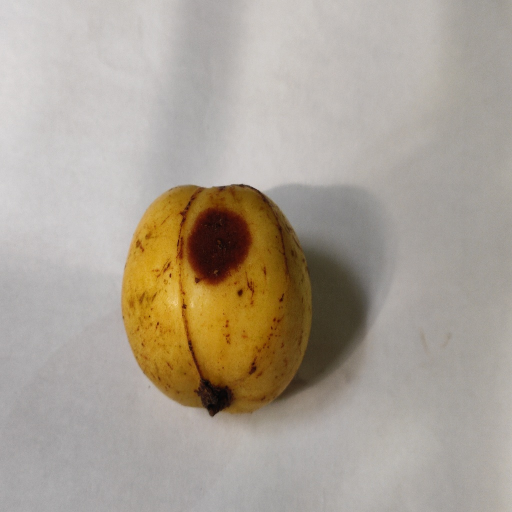
#> input picture BalancedDataset/Guava/Defect/Guava_Defect_001.jpg, 1024 x 1024 px (shown at 1/2 size); its folder holds only this picture in this run
$ python damage_percentage.py
#> lines starting #> are read from the running program, lines starting #| are printed output that depends on the picture; after the words box and inside, x2 and y2 are one past the last pixel; in counts of white or black regions, pixels touching at a corner belong together
### src/blemish_detection/fruit_mask.py
import cv2
import numpy as np


def create_banana_mask(image):
    hsv = cv2.cvtColor(
        image,
        cv2.COLOR_BGR2HSV
    )

    lower_banana = np.array([0, 30, 15])
    upper_banana = np.array([50, 255, 255])

    banana_mask = cv2.inRange(
        hsv,
        lower_banana,
        upper_banana
    )

    return banana_mask

### src/blemish_detection/colour_segmentation.py
import cv2
import numpy as np


def colour_segmentation(image, banana_mask):
    hsv = cv2.cvtColor(
        image,
        cv2.COLOR_BGR2HSV
    )

    lower_blemish = np.array([0, 120, 15])
    upper_blemish = np.array([19, 255, 145])

    colour_mask = cv2.inRange(
        hsv,
        lower_blemish,
        upper_blemish
    )

    blemish_mask = cv2.bitwise_and(
        colour_mask,
        banana_mask
    )

    return blemish_mask

### src/blemish_detection/damage_percentage.py
import cv2
import numpy as np
from pathlib import Path

from fruit_mask import create_banana_mask
from otsu import otsu_segmentation
from morphology import morphological_enhancement
from colour_segmentation import colour_segmentation


PROJECT_ROOT = Path(__file__).resolve().parents[2]

image_folder = (
    PROJECT_ROOT
    / "data"
    / "quality"
    / "defect"
)

image_files = (
    list(image_folder.glob("*.jpg"))
    + list(image_folder.glob("*.jpeg"))
    + list(image_folder.glob("*.png"))
)

if not image_files:
    print("No images found.")
    exit()


def calculate_damage_percentage(image):

    # 1. Detect visible banana surface
    banana_mask = create_banana_mask(image)

    # 2. Detect blemishes using the method with
    #    lowest percentage-estimation MAE
    blemish_mask = colour_segmentation(
        image,
        banana_mask
    )

    # Ensure detected blemishes remain inside fruit ROI
    blemish_mask = cv2.bitwise_and(
        blemish_mask,
        banana_mask
    )

    # 3. Count visible fruit pixels
    fruit_pixels = cv2.countNonZero(
        banana_mask
    )

    # 4. Count detected blemish pixels
    blemish_pixels = cv2.countNonZero(
        blemish_mask
    )

    # 5. Calculate visible blemish percentage
    if fruit_pixels == 0:
        blemish_percentage = 0.0
    else:
        blemish_percentage = (
            blemish_pixels / fruit_pixels
        ) * 100

    return (
        blemish_percentage,
        fruit_pixels,
        blemish_pixels,
        banana_mask,
        blemish_mask
    )


# ---------------------------------------
# Test using first image
# ---------------------------------------

image_path = image_files[0]

image = cv2.imread(
    str(image_path)
)
#> image is the input picture: shape (1024, 1024, 3); mean B, G, R 148.9, 161.5, 170.8

if image is None:
    print("Could not load image.")
    exit()

image = cv2.resize(
    image,
    (600, 600)
)
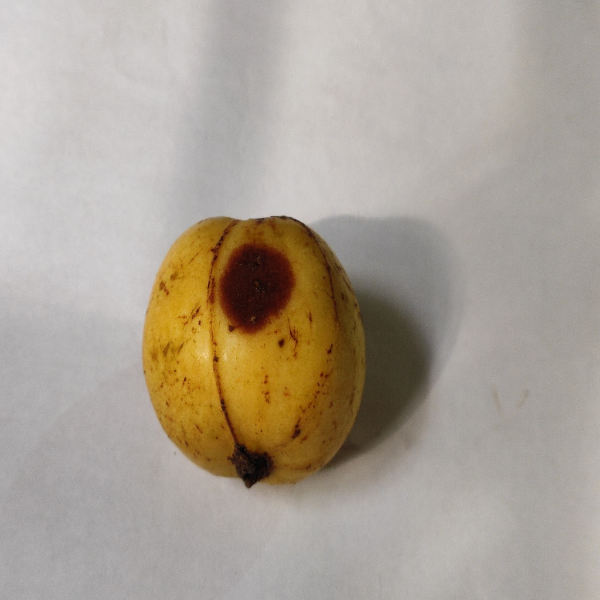
#> image: shape (600, 600, 3); mean B, G, R 148.7, 161.4, 170.7


(
    damage_percentage,
    fruit_pixels,
    blemish_pixels,
    banana_mask,
    blemish_mask
) = calculate_damage_percentage(image)
#> in create_banana_mask, `hsv = cv2.cvtColor( image, cv2.COLOR_BGR2HSV )`: hsv: shape (600, 600, 3); mean H, S, V 34.1, 39.6, 170.7
#> in create_banana_mask, `banana_mask = cv2.inRange( hsv, lower_banana, upper_banana )`:
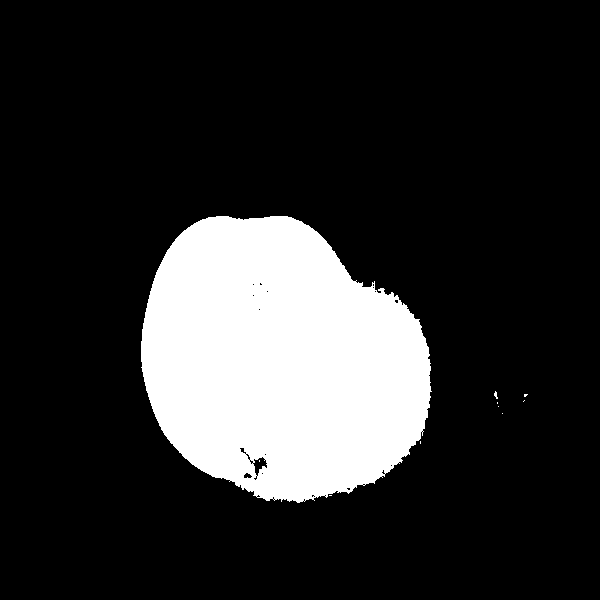
#> banana_mask: shape (600, 600); 17.6% white; 10 white regions (9 under 20 px), largest, box (x1, y1, x2, y2) and area: (141, 216, 432, 503) 63426
#> in colour_segmentation, `colour_mask = cv2.inRange( hsv, lower_blemish, upper_blemish )`:
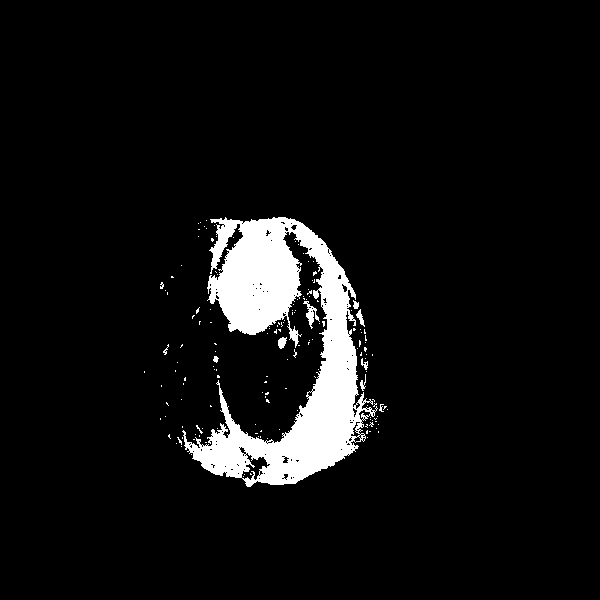
#> colour_mask: shape (600, 600); 6.3% white; 157 white regions (147 under 20 px), largest, box (x1, y1, x2, y2) and area: (182, 217, 378, 487) 21845, (303, 301, 320, 329) 161, (278, 337, 287, 349) 76
#> in calculate_damage_percentage, `fruit_pixels = cv2.countNonZero( banana_mask )`: fruit_pixels = 63467
#> in calculate_damage_percentage, `blemish_pixels = cv2.countNonZero( blemish_mask )`: blemish_pixels = 22815
#> in calculate_damage_percentage, `blemish_percentage = ( blemish_pixels / fruit_pixels ) * 100`: blemish_percentage = 35.95
#> damage_percentage = 35.95; fruit_pixels = 63467; blemish_pixels = 22815


print("\n====================================")
print("BLEMISH AREA ANALYSIS")
print("====================================")

print("Image:", image_path.name)
print("Fruit surface pixels:", fruit_pixels)
#| Fruit surface pixels: 63467
print("Blemish pixels:", blemish_pixels)
#| Blemish pixels: 22815

print(
    f"Blemish percentage: "
    f"{damage_percentage:.2f}%"
)
#| Blemish percentage: 35.95%


# ---------------------------------------
# Highlight detected blemishes
# ---------------------------------------

visualisation = image.copy()

visualisation[
    blemish_mask > 0
] = [0, 0, 255]
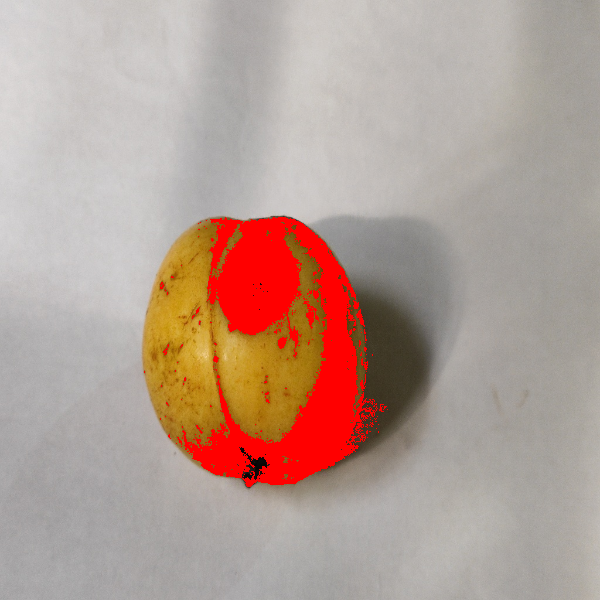
#> visualisation: shape (600, 600, 3); 6.34% of pixels changed, all inside (x1, y1, x2, y2) = (144, 217, 388, 487)


# ---------------------------------------
# Display
# ---------------------------------------

cv2.imshow(
    "Original Image",
    image
)

cv2.imshow(
    "Fruit Surface Mask",
    banana_mask
)

cv2.imshow(
    "Final Blemish Mask",
    blemish_mask
)

cv2.imshow(
    "Detected Blemishes",
    visualisation
)

cv2.waitKey(0)
cv2.destroyAllWindows()

$ run again, on BalancedDataset/Guava/Defect/Guava_Defect_047.jpg
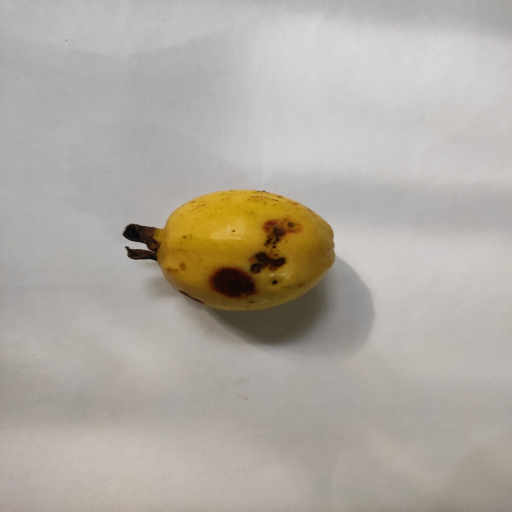
#> input picture BalancedDataset/Guava/Defect/Guava_Defect_047.jpg, 1024 x 1024 px (shown at 1/2 size)
#> image is the input picture: shape (1024, 1024, 3); mean B, G, R 162.1, 170.7, 176.4
#> image: shape (600, 600, 3)
#> hsv: shape (600, 600, 3); mean H, S, V 27.1, 24.8, 176.3
#> in create_banana_mask, `banana_mask = cv2.inRange( hsv, lower_banana, upper_banana )`:
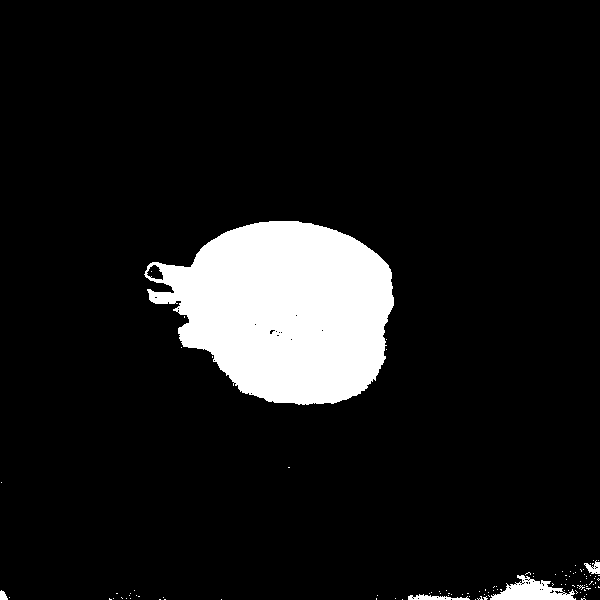
#> banana_mask: shape (600, 600); 9.5% white; 106 white regions (101 under 20 px), largest, box (x1, y1, x2, y2) and area: (144, 221, 394, 405) 32337, (490, 575, 576, 600) 1138, (408, 594, 470, 600) 212, (584, 560, 600, 574) 125, (0, 590, 8, 600) 57
#> colour_mask: shape (600, 600); 2% white; 65 white regions (55 under 20 px), largest, box (x1, y1, x2, y2) and area: (151, 255, 352, 364) 6267, (361, 270, 391, 321) 591, (210, 307, 218, 318) 69
#> in calculate_damage_percentage, `fruit_pixels = cv2.countNonZero( banana_mask )`: fruit_pixels = 34060
#> in calculate_damage_percentage, `blemish_pixels = cv2.countNonZero( blemish_mask )`: blemish_pixels = 7349
#> blemish_percentage = 21.58
#> `( damage_percentage, fruit_pixels, blemish_pixels, banana_mask, blemis..`: fruit_pixels = 34060; blemish_pixels = 7349
#| Fruit surface pixels: 34060
#| Blemish pixels: 7349
#| Blemish percentage: 21.58%
#> `visualisation[ blemish_mask > 0 ] = [0, 0, 255]`:
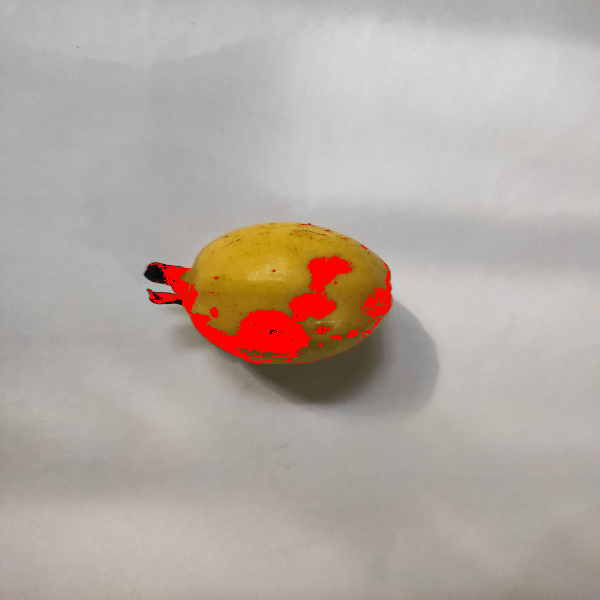
#> visualisation: shape (600, 600, 3); mean B, G, R 161.6, 169.6, 179.9

$ run again, on BalancedDataset/Guava/Defect/Guava_Defect_052.jpg
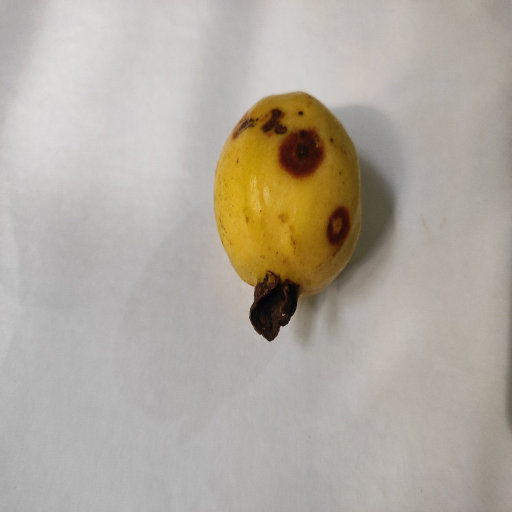
#> input picture BalancedDataset/Guava/Defect/Guava_Defect_052.jpg, 1024 x 1024 px (shown at 1/2 size)
#> image is the input picture: shape (1024, 1024, 3); mean B, G, R 159.6, 170.1, 177.1
#> image: shape (600, 600, 3)
#> hsv: shape (600, 600, 3); mean H, S, V 25.2, 29.7, 177
#> in create_banana_mask, `banana_mask = cv2.inRange( hsv, lower_banana, upper_banana )`:
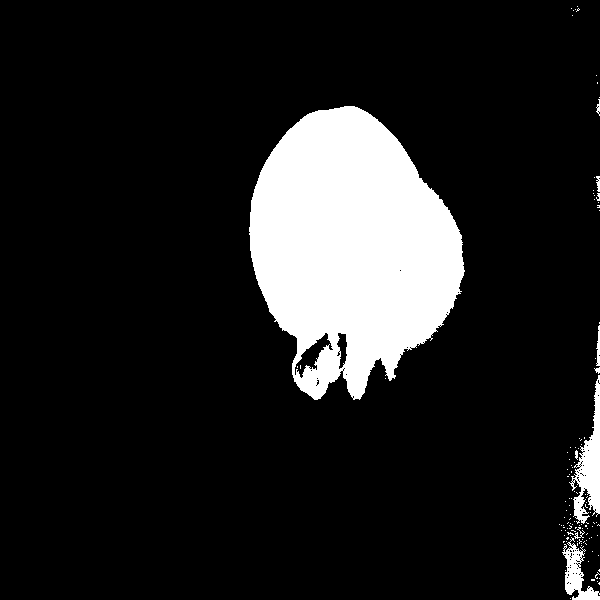
#> banana_mask: shape (600, 600); 12.9% white; 117 white regions (107 under 20 px), largest, box (x1, y1, x2, y2) and area: (249, 106, 465, 400) 43179, (569, 375, 600, 524) 1915, (562, 537, 600, 600) 952
#> colour_mask: shape (600, 600); 3% white; 71 white regions (65 under 20 px), largest, box (x1, y1, x2, y2) and area: (293, 229, 422, 399) 6099, (273, 126, 387, 212) 4214, (396, 166, 408, 185) 94, (358, 110, 373, 125) 77, (385, 161, 394, 171) 48, (349, 129, 356, 136) 37
#> in calculate_damage_percentage, `fruit_pixels = cv2.countNonZero( banana_mask )`: fruit_pixels = 46544
#> in calculate_damage_percentage, `blemish_pixels = cv2.countNonZero( blemish_mask )`: blemish_pixels = 10724
#> blemish_percentage = 23.04
#> `( damage_percentage, fruit_pixels, blemish_pixels, banana_mask, blemis..`: fruit_pixels = 46544; blemish_pixels = 10724
#| Fruit surface pixels: 46544
#| Blemish pixels: 10724
#| Blemish percentage: 23.04%
#> `visualisation[ blemish_mask > 0 ] = [0, 0, 255]`:
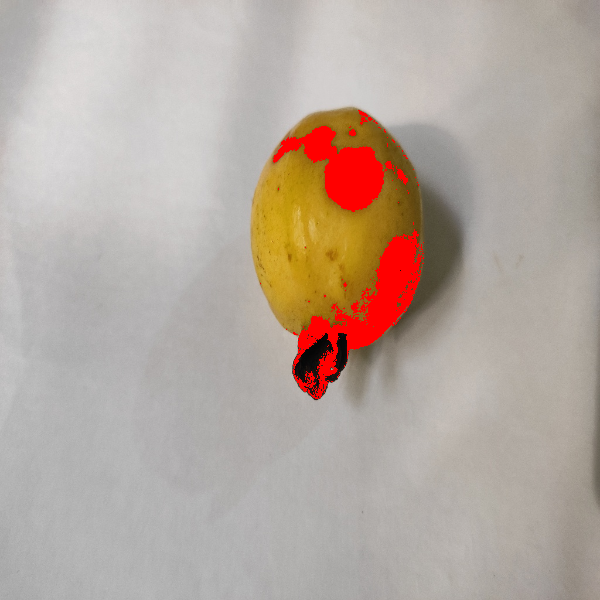
#> visualisation: shape (600, 600, 3); mean B, G, R 159, 168.5, 182

$ run again, on BalancedDataset/Guava/Defect/Guava_Defect_002.jpg
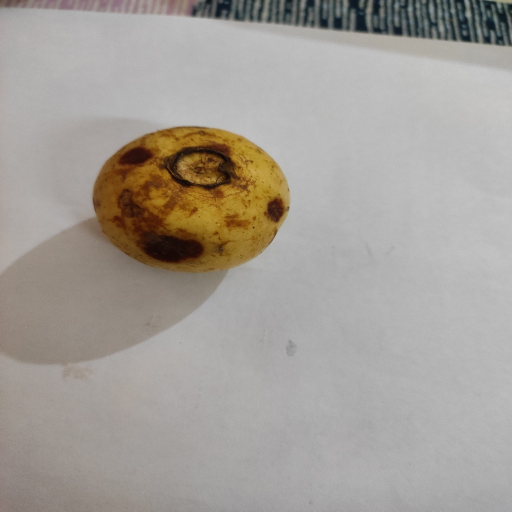
#> input picture BalancedDataset/Guava/Defect/Guava_Defect_002.jpg, 1024 x 1024 px (shown at 1/2 size)
#> image is the input picture: shape (1024, 1024, 3); mean B, G, R 152.3, 158.7, 163.9
#> image: shape (600, 600, 3)
#> hsv: shape (600, 600, 3); mean H, S, V 21.3, 25.6, 164.2
#> banana_mask: shape (600, 600); 16.8% white; 138 white regions (128 under 20 px), largest, box (x1, y1, x2, y2) and area: (0, 147, 341, 444) 58232, (0, 572, 71, 600) 919, (0, 0, 51, 9) 340
#> colour_mask: shape (600, 600); 5.3% white; 91 white regions (86 under 20 px), largest, box (x1, y1, x2, y2) and area: (109, 149, 294, 319) 17692, (309, 230, 338, 262) 588, (263, 250, 294, 271) 355, (314, 267, 325, 286) 43, (294, 277, 301, 282) 21
#> in calculate_damage_percentage, `fruit_pixels = cv2.countNonZero( banana_mask )`: fruit_pixels = 60559
#> in calculate_damage_percentage, `blemish_pixels = cv2.countNonZero( blemish_mask )`: blemish_pixels = 18965
#> blemish_percentage = 31.32
#> `( damage_percentage, fruit_pixels, blemish_pixels, banana_mask, blemis..`: fruit_pixels = 60559; blemish_pixels = 18965
#| Fruit surface pixels: 60559
#| Blemish pixels: 18965
#| Blemish percentage: 31.32%
#> `visualisation[ blemish_mask > 0 ] = [0, 0, 255]`:
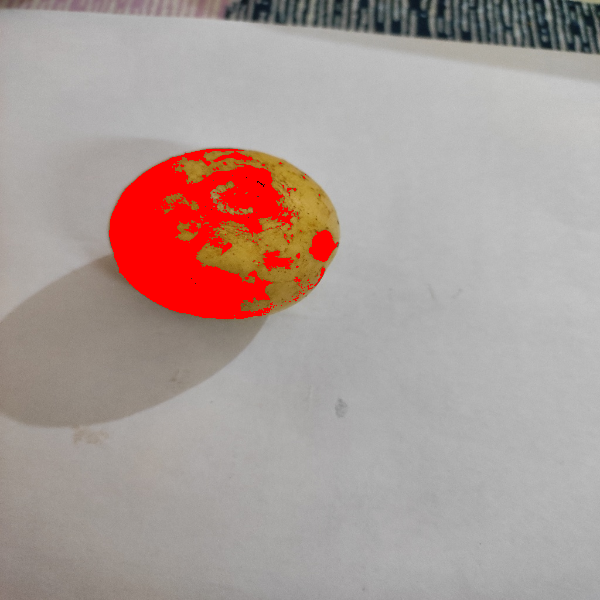
#> visualisation: shape (600, 600, 3); mean B, G, R 151.2, 155.6, 172.2
